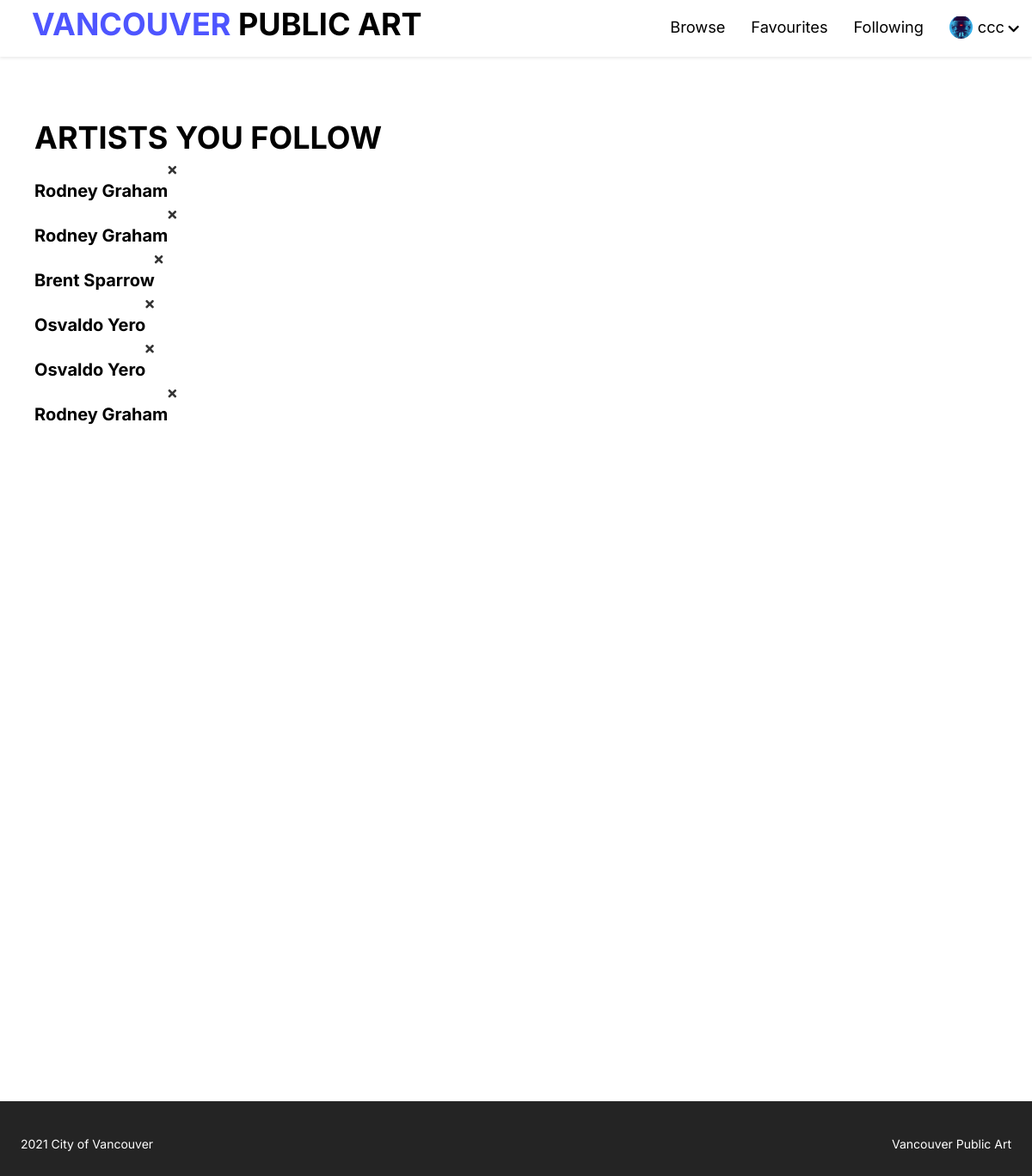
Screenshot of /public/member/following.php (signed in) with the database file from the repository.
### tables this page shows
CREATE TABLE `member` (
  `userID` int(4) NOT NULL,
  `username` varchar(30) NOT NULL,
  `password` varchar(500) NOT NULL,
  `name` varchar(50) NOT NULL,
  `phoneNumber` int(10) NOT NULL,
  `profilePhoto` varchar(500) NOT NULL,
  `email` varchar(500) NOT NULL
);

CREATE TABLE `artwork` (
  `artID` int(4) NOT NULL,
  `artName` varchar(150) DEFAULT NULL,
  `artistStatement` text DEFAULT NULL,
  `type` varchar(25) DEFAULT NULL,
  `status` varchar(13) DEFAULT NULL,
  `siteName` varchar(83) DEFAULT NULL,
  `siteAddress` varchar(95) DEFAULT NULL,
  `material` varchar(100) DEFAULT NULL,
  `photoURL` varchar(97) DEFAULT NULL,
  `ownership` varchar(50) DEFAULT NULL,
  `neighborhood` varchar(24) DEFAULT NULL,
  `locationOnSite` varchar(279) DEFAULT NULL,
  `geom` varchar(58) DEFAULT NULL,
  `description` text DEFAULT NULL,
  `artistID` int(3) NOT NULL,
  `year` int(4) DEFAULT NULL
);

CREATE TABLE `artist` (
  `artistID` int(3) NOT NULL,
  `firstName` varchar(28) DEFAULT NULL,
  `lastName` varchar(30) DEFAULT NULL,
  `biography` text DEFAULT NULL,
  `country` varchar(13) DEFAULT NULL,
  `artistPhotoURL` varchar(87) DEFAULT NULL,
  `website` varchar(57) DEFAULT NULL
);

CREATE TABLE `followinglist` (
  `followID` int(11) NOT NULL,
  `userID` int(4) NOT NULL,
  `artistID` int(3) NOT NULL
);

### private/initialize.php (called while the page is built, shortened)
<?php
$profileImageDestination = 'Assets/img/';
function url_for($script_path)
{
  if ($script_path[0] != '/') {
    $script_path = "/" . $script_path;
  }
  return WWW_ROOT . $script_path;
}

### private/database/db.php (called while the page is built, shortened)
<?php
require('db_connect.php');
function executeQuery($sql, $data)
{
    global $conn;
    $stmt = $conn->prepare($sql);
    $values = array_values($data);
    $types = str_repeat('s', count($values));
    $stmt->bind_param($types, ...$values);
    $stmt->execute();
    return $stmt;
}
function selectOneByOneTable($table, $conditions)
{
    $sql = "SELECT * FROM $table";
    $i = 0;
    foreach ($conditions as $key => $value) {
        if ($i === 0) {
            $sql = $sql . " WHERE $key=?";
        } else {
            $sql = $sql . " AND $key=?";
        }
        $i++;
    }
    $sql = $sql . " LIMIT 1";
    $stmt = executeQuery($sql, $conditions);
    $records = $stmt->get_result()->fetch_assoc();
    return $records;
}
function selectAllFromFourTables2($artwork, $followinglist, $member, $artist, $userID)
{
    global $conn;
    $query = "SELECT f.followID,m.userID,a.artID,a.artName,a.year,a.photoURL,a1.artistID,a1.firstName,a1.lastName,a.status,a.description
    FROM $artwork a INNER JOIN $followinglist f ON f.artistID = a.artistID
                INNER JOIN $member m ON f.userID = m.userID
                INNER JOIN $artist a1 ON a.artistID = a1.artistID WHERE m.userID =$userID";
    $result = mysqli_query($conn, $query);
    return $result;
}

### private/controller/getfollowing.php (called while the page is built)
<?php
$artwork = 'artwork';
$followinglist = 'followinglist';
$member = 'member';
$artist = 'artist';
$userID = $_SESSION['userID'];
$followingData = selectAllFromFourTables2($artwork, $followinglist, $member, $artist, $userID);
?>

### public/member/following.php (the view, shortened to what this page needs)
<?php include('../../private/initialize.php');
include("../../private/database/db.php");
include("../../private/controller/getfollowing.php");
?>
<!DOCTYPE html>
<html lang="en">
<head>
    <link rel="stylesheet" href="https://code.jquery.com/ui/1.9.2/themes/base/jquery-ui.css">
    <link rel="stylesheet" href="https://maxcdn.bootstrapcdn.com/bootstrap/3.4.1/css/bootstrap.min.css">
    <link rel="stylesheet" href="https://use.fontawesome.com/releases/v5.7.2/css/all.css">
</head>
<body>
    <?php include(INCLUDE_PATH . '/header.php'); ?>
    <div class="msg">
    </div>
    <div class="main-containers">
        <h1>ARTISTS YOU FOLLOW</h1>
        <div class="artistList">
            <?php foreach ($followingData as $follow) { ?>
                <div class="artistBox" id="follow<?php echo $follow['followID'] ?>">
                    <a href="../artist_detail.php?artistID=<?php echo $follow['artistID'] ?>">
                        <h2 class="textlink"><?php echo $follow['firstName'] ?> <?php echo $follow['lastName']  ?></h2>
                    </a>
                    <i class="fas fa-times removeBtn" style="cursor:pointer;" onclick="removeFollowingList(<?php echo $follow['followID'] ?>)"></i>
                </div>
            <?php } ?>
        </div>
    </div>
    <?php include(INCLUDE_PATH . '/footer.php'); ?>
</body>

### private/includes/header.php (shortened to what this page needs)
<header>
    <div class="logo">
        <a href="<?php echo url_for('/index.php') ?>">
            <h1 class="logo-text"><span>VANCOUVER </span>PUBLIC ART</h1>
        </a>
    </div>
    <ul class="nav">
        <li><a href="<?php echo url_for('/browse.php') ?>">Browse</a></li>
        <?php if (isset($_SESSION['userID'])) { ?>
            <?php if (isset($_SESSION['userID'])) {
                $userid = $_SESSION['userID'];
                $user = selectOneByOneTable('member', ['userID' => $userid]);
                $profilePhote = $user['profilePhoto'];
            }  ?>
            <li><a href="<?php echo url_for('member/favourite.php?userID=' . $_SESSION['userID']) ?>">Favourites</a></li>
            <li><a href="<?php echo url_for('member/following.php?userID=' . $_SESSION['userID']) ?>">Following</a></li>
            <li>
                <a href="#" style="display:flex;">
                    <?php if ($profilePhote != null) { ?>
                        <div class="" style="width:1.5em; height:1.5em; overflow:hidden; border-radius: 50%; margin-right:0.3em;">
                            <img style="width:100%; height:100%; object-fit: cover;" src="<?php echo url_for($profileImageDestination . $profilePhote); ?>" />
                        </div>
                    <?php } else { ?>
                        <i class="fa fa-user" style="margin-right:0.3em; padding-top:0.3em;"></i>
                    <?php } ?>
                    <?php echo $_SESSION['username']; ?>
                    <i class="fa fa-chevron-down" style="font-size: .8em; padding-top:0.65em; padding-left:0.3em;"></i>
                </a>
            </li>
        <?php } else { ?>
            <li><a href="register.php">Sign Up</a></li>
            <li><a href="login.php">Login</a></li>
        <?php } ?>
    </ul>
</header>

### rows the page displays
member: profilePhoto (picture)
artwork: artistID.firstName "Rodney", artistID.lastName "Graham"
artwork: artistID.firstName "Rodney", artistID.lastName "Graham"
artwork: artistID.firstName "Brent", artistID.lastName "Sparrow"
artwork: artistID.firstName "Osvaldo", artistID.lastName "Yero"
artwork: artistID.firstName "Osvaldo", artistID.lastName "Yero"
artwork: artistID.firstName "Rodney", artistID.lastName "Graham"

### other values shown
$_SESSION['username'] "ccc"
